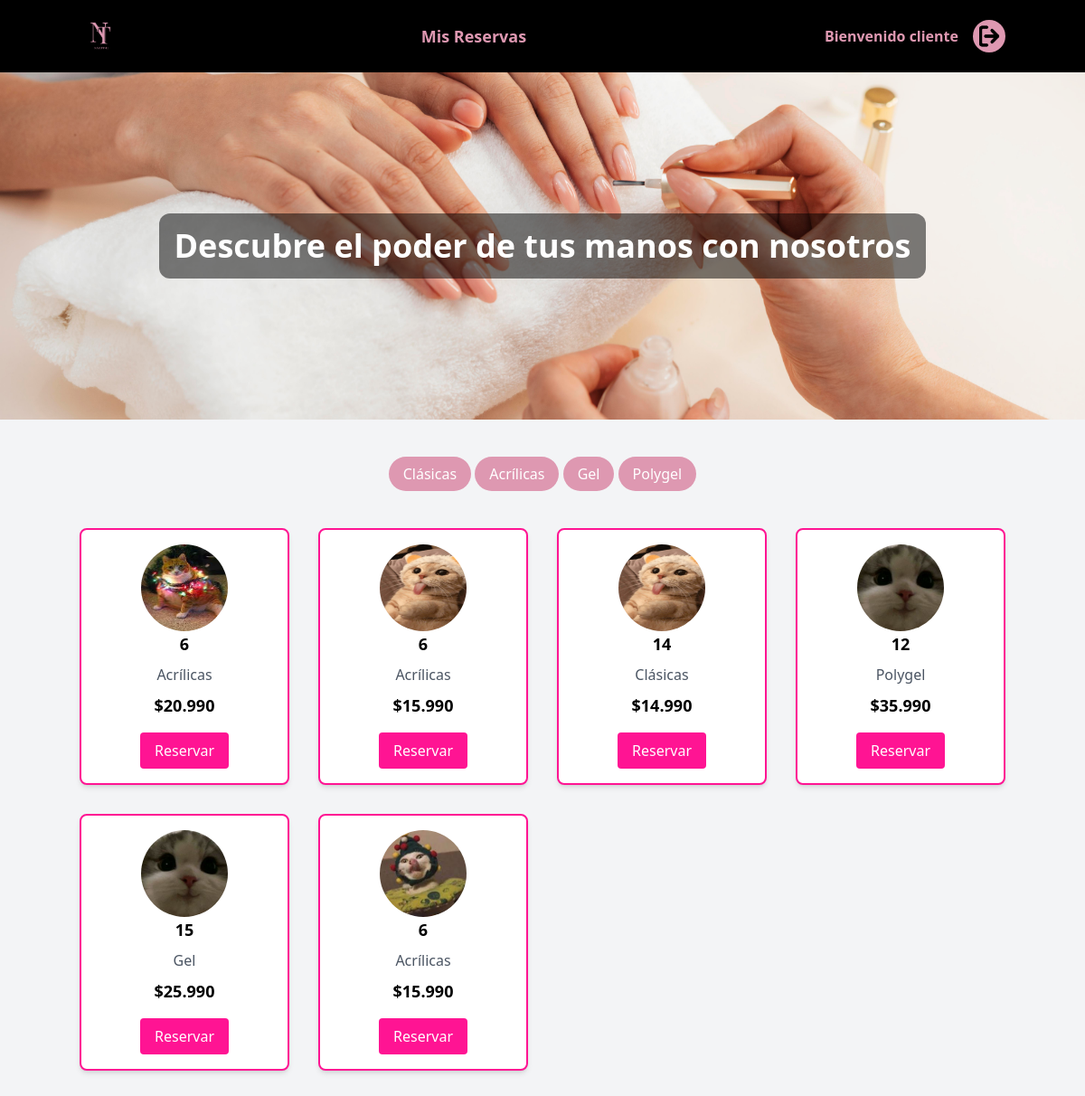
Page /homecliente (signed in) on the committed database.
### app/models.py (models this page shows, shortened)
class Servicio(models.Model):
    id_servicio = models.AutoField(primary_key=True)
    valor = models.IntegerField()
    tipo_servicio = models.ForeignKey('TipoServicio', on_delete=models.CASCADE)
    manicurista = models.ForeignKey('Manicurista', on_delete=models.CASCADE, null=True, blank=True)

class Manicurista(models.Model):
    user = models.OneToOneField(User, on_delete=models.CASCADE)
    name = models.CharField(max_length=255)
    rut = models.CharField(max_length=20)
    profile_picture = models.ImageField(upload_to='profile_pictures/')
    certifications = models.FileField(upload_to='certifications/', blank=True, null=True)
    state = models.BooleanField(default=False)
    motivo_rechazo = models.TextField(blank=True, null=True)
    certificado_actualizado = models.BooleanField(default=False)

class TipoServicio(models.Model):
    id_tipo_servicio = models.AutoField(primary_key=True)
    nombre = models.CharField(max_length=50)
    duracion = models.CharField(max_length=50)
    descripcion = models.CharField(max_length=250, default=' ')

### app/views.py (the view)
        def _wrapped_view(request, *args, **kwargs):
            if request.user.is_authenticated:
                if group_name == 'manicurista':
                    manicurista = getattr(request.user, 'manicurista', None)
                    if manicurista:
                        if not manicurista.state:
                            return redirect('espera_aprobacion')
                        return view_func(request, *args, **kwargs)
                elif request.user.groups.filter(name=group_name).exists() or request.user.is_superuser:
                    return view_func(request, *args, **kwargs)
            raise PermissionDenied

### app/views.py (called while the page is built)
def group_required(group_name):
    def decorator(view_func):
        def _wrapped_view(request, *args, **kwargs):
            if request.user.is_authenticated:
                if group_name == 'manicurista':
                    manicurista = getattr(request.user, 'manicurista', None)
                    if manicurista:
                        if not manicurista.state:
                            return redirect('espera_aprobacion')
                        return view_func(request, *args, **kwargs)
                elif request.user.groups.filter(name=group_name).exists() or request.user.is_superuser:
                    return view_func(request, *args, **kwargs)
            raise PermissionDenied
        return _wrapped_view
    return decorator

### nailtime/context_processor.py (called while the page is built)
def grupo_usuario(request):
    if request.user.is_authenticated:
        is_manicurista = request.user.groups.filter(name='manicurista').exists()
        is_cliente = request.user.groups.filter(name='cliente').exists()
    else:
        is_manicurista = False
        is_cliente = False
    return {
        'is_manicurista': is_manicurista,
        'is_cliente': is_cliente
    }

### app/templates/app/homecliente.html
{% extends 'app/base.html' %}
{% load humanize %}
{% load static %}
{% block contenido %}
<div class="min-h-screen bg-gray-100">
    <div class="relative h-96">
        <img src="{% static 'img/unas1.jpg' %}" alt="NailTime Banner"
            class="absolute inset-0 w-full h-full object-cover">
        <div class="absolute inset-0 flex items-center justify-center">
            <h2 class="text-4xl text-white font-bold bg-black bg-opacity-50 p-4 rounded-xl">Descubre el poder de tus
                manos con nosotros
            </h2>
        </div>
    </div>
    <section class="container mx-auto py-12">
        <div class="flex justify-center space-x-4 mb-8">
            <center><a href="?tipo=Clásicas (Esmalte tradicional)" class="bg-[#DE98B1] text-white px-4 py-2 rounded-full w-32">Clásicas</a>
                <a href="?tipo=Acrílicas" class="bg-[#DE98B1] text-white px-4 py-2 rounded-full w-32">Acrílicas</a>
                <a href="?tipo=Gel" class="bg-[#DE98B1] text-white px-4 py-2 rounded-full w-32">Gel</a>
                <a href="?tipo=Polygel" class="bg-[#DE98B1] text-white px-4 py-2 rounded-full w-32">Polygel</a>
            </center>
        </div>
        <div class="container mx-auto py-4 grid grid-cols-1 sm:grid-cols-2 md:grid-cols-4 gap-8">
            {% for s in servicio %}
            <div class="border-2 border-[#FF1493] bg-white p-4 rounded-lg shadow-md">
                <div class="flex flex-col items-center">
                    <img src="{{ s.manicurista.profile_picture.url }}" alt="foto" class="w-24 h-24 rounded-full">
                    <h3 class="text-lg font-semibold mb-2">{{s.tipo_servicio.id_tipo_servicio}}</h3>
                    <p class="text-gray-600 mb-2"> {{s.tipo_servicio.nombre}} </p>
                    <p class="text-lg font-semibold text-black mb-4">${{s.valor | intcomma }} </p>
                    <a href="{% url 'calendario' %}" class="bg-[#FF1493] text-white px-4 py-2 rounded hover:bg-pink-700 transition">Reservar</a>
                </div>
            </div>
            {% endfor %}
        </div>
    </section>
</div>
{% endblock %}

### app/templates/app/base.html (shortened to what this page needs)
<!DOCTYPE html>
<html lang="en">
<head>
    {% load static %}
    <script src="https://cdn.tailwindcss.com"></script>
    <link href="https://cdn.jsdelivr.net/npm/fullcalendar@6.1.8/index.global.min.css" rel="stylesheet">
</head>
<body>
    <header class="bg-black text-[#DE98B1] py-4">
        <div class="container mx-auto flex justify-between items-center">
            <div class="flex items-center space-x-4">
                <a href="{% url 'home' %}">
                    <img src="{% static 'img/logo.png' %}" alt="NailTime Logo" class="w-12 h-12">
                </a>
            </div>
            <nav class="flex-1">
                <ul class="flex justify-center items-center text-lg space-x-8">
                    {% if user.is_authenticated %}
                    {% if is_manicurista %}
                    <li>
                        <a href="{% url 'reservasdia' %}"
                            class="text-[#DE98B1] font-semibold hover:text-pink-500">Reservas del Día</a>
                    </li>
                    <li>
                        <a href="{% url 'reservamensual' %}"
                            class="text-[#DE98B1] font-semibold hover:text-pink-500">Reservas del Mes</a>
                    </li>
                    {% elif is_cliente %}
                    <li>
                        <a href="{% url 'misreservas' %}" class="text-[#DE98B1] font-semibold hover:text-pink-500">Mis
                            Reservas</a>
                    </li>
                    {% endif %}
                    {% endif %}
                </ul>
            </nav>
            <div class="flex items-center">
                {% if user.is_authenticated %}
                <h1 class="flex items-center justify-center text-[#DE98B1] font-semibold mr-4">Bienvenido
                    {{user.username}}</h1>
                <a href="{% url 'logout' %}">
                    <img src="{% static 'img/logout.png' %}" alt="Cerrar sesión" class="w-9 h-9 rounded-full">
                </a>
                {% else %}
                <a href="{% url 'login' %}">
                    <img src="{% static 'img/login.png' %}" alt="Iniciar sesión" class="w-10 h-10 rounded-full">
                </a>
                {% endif %}
            </div>
        </div>
    </header>
    <div id="contenido" class="">
        {% block contenido %}
        {% endblock %}
    </div>
</body>
</html>

### rows in the picture
Servicio: manicurista.profile_picture (picture), tipo_servicio.id_tipo_servicio "6", tipo_servicio.nombre "Acrílicas", valor "20.990"
Servicio: manicurista.profile_picture (picture), tipo_servicio.id_tipo_servicio "6", tipo_servicio.nombre "Acrílicas", valor "15.990"
Servicio: manicurista.profile_picture (picture), tipo_servicio.id_tipo_servicio "14", tipo_servicio.nombre "Clásicas", valor "14.990"
Servicio: manicurista.profile_picture (picture), tipo_servicio.id_tipo_servicio "12", tipo_servicio.nombre "Polygel", valor "35.990"
Servicio: manicurista.profile_picture (picture), tipo_servicio.id_tipo_servicio "15", tipo_servicio.nombre "Gel", valor "25.990"
Servicio: manicurista.profile_picture (picture), tipo_servicio.id_tipo_servicio "6", tipo_servicio.nombre "Acrílicas", valor "15.990"

### other values in the picture
{{ user.username }} "cliente"
